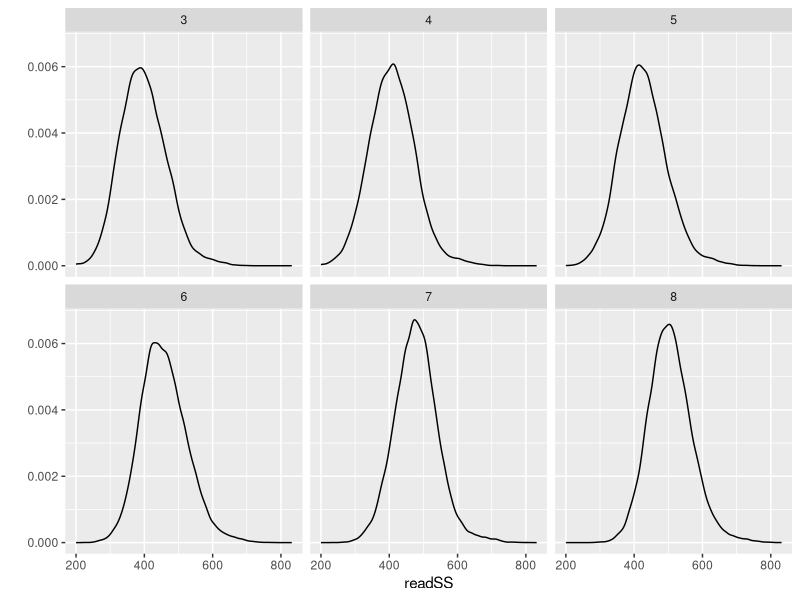
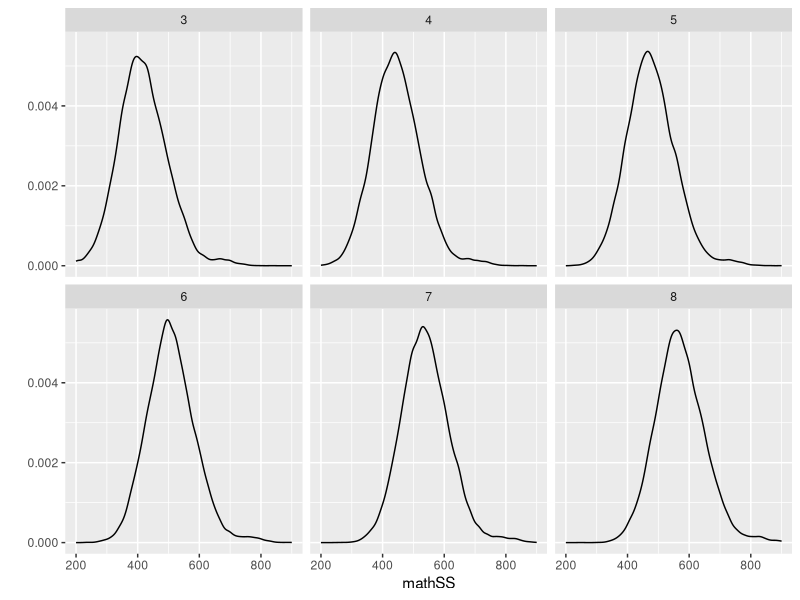

The R source for these figures, in order:
#Simulating mixed effect data
# Jared Knowles
library(ggplot2)

  #########################################################################
  # Function: Create and define proficiency levels
  # Proficiency levels are set to be approximately 40 SS points below the
  # mean at each grade level. Basic levels are set 60 points below proficient.
  # Advanced levels are set 100 points above proficient.
  #########################################################################
proflvl <- function(student)
{

  proflvl3 <- 380
  proflvl4 <- 410
  proflvl5 <- 430
  proflvl6 <- 450
  proflvl7 <- 480
  proflvl8 <- 500

  basiclvl3 <- proflvl3 - 60
  basiclvl4 <- proflvl4 - 60
  basiclvl5 <- proflvl5 - 60
  basiclvl6 <- proflvl6 - 60
  basiclvl7 <- proflvl7 - 60
  basiclvl8 <- proflvl8 - 60

  advlvl3 <- proflvl3 + 100
  advlvl4 <- proflvl4 + 100
  advlvl5 <- proflvl5 + 100
  advlvl6 <- proflvl6 + 100
  advlvl7 <- proflvl7 + 100
  advlvl8 <- proflvl8 + 100

  student$proflvl <- NA

  student <- within(student,
    {
     
      proflvl[grade==3 & readSS >= basiclvl3] <- 'basic'
      proflvl[grade==3 & readSS >= proflvl3] <- 'proficient'
      proflvl[grade==3 & readSS >= advlvl3] <- 'advanced'
      proflvl[is.na(proflvl)] <- 'below basic'
      
      proflvl[grade==4 & readSS >= basiclvl4] <- 'basic'
      proflvl[grade==4 & readSS >= proflvl4] <- 'proficient'
      proflvl[grade==4 & readSS >= advlvl4] <- 'advanced'
      proflvl[is.na(proflvl)] <- 'below basic'
      
      proflvl[grade==5 & readSS >= basiclvl5] <- 'basic'
      proflvl[grade==5 & readSS >= proflvl5] <- 'proficient'
      proflvl[grade==5 & readSS >= advlvl5] <- 'advanced'
      proflvl[is.na(proflvl)] <- 'below basic'
      
      proflvl[grade==6 & readSS >= basiclvl6] <- 'basic'
      proflvl[grade==6 & readSS >= proflvl6] <- 'proficient'
      proflvl[grade==6 & readSS >= advlvl6] <- 'advanced'
      proflvl[is.na(proflvl)] <- 'below basic'
      
      proflvl[grade==7 & readSS >= basiclvl7] <- 'basic'
      proflvl[grade==7 & readSS >= proflvl7] <- 'proficient'
      proflvl[grade==7 & readSS >= advlvl7] <- 'advanced'
      proflvl[is.na(proflvl)] <- 'below basic'
      
      proflvl[grade==8 & readSS >= basiclvl8] <- 'basic'
      proflvl[grade==8 & readSS >= proflvl8] <- 'proficient'
      proflvl[grade==8 & readSS >= advlvl8] <- 'advanced'
      proflvl[is.na(proflvl)] <- 'below basic'
      
      proflvl <- as.factor(proflvl)
      
    })
  return(student)
}

  #########################################################################
  # Function: Create a simulated reading scale score
  #########################################################################
set.seed(6283)
simscoreread <- function(student)
{
  student<-within(student,
      {
        measerr <- rnorm(length(student$stuid),0,20)
        
        readSS <- ((rnorm(1,mean=14,sd=20)+rweibull(1,shape=9,scale=6))*white)+
        ((rnorm(1,mean=-20,sd=20)+rweibull(1,shape=3,scale=7))*black)+
        ((rnorm(1,mean=-14,sd=20)+rweibull(1,shape=5,scale=9))*hisp)+
        ((rnorm(1,mean=-4,sd=20)+rweibull(1,shape=9,scale=6))*asian)+
        ((rnorm(1,mean=-14,sd=20)+rweibull(1,shape=2,scale=8))*indian)+
        ((rnorm(1,mean=8,sd=20)+rweibull(1,shape=6,scale=5))*female)+
        ((rnorm(1,mean=-24,sd=30)+rweibull(1,shape=2,scale=6))*disab)+
        ((rnorm(1,mean=-18,sd=20)+rweibull(1,shape=5,scale=6))*econ)+
        ((rnorm(1,mean=-16,sd=20)+rweibull(1,shape=3,scale=6))*ell)+
        ((rnorm(1,mean=20,sd=7)+rexp(1,rate=rnorm(1,mean=.5,sd=.2)))*grade)+
        ((rnorm(1,mean=8,sd=20)-rweibull(1,shape=1,scale=6))*sch_fay)+
        ((rnorm(1,mean=14,sd=20)-rweibull(1,shape=1,scale=6))*dist_fay)+
        rnorm(1,mean=rnorm(1,mean=0,sd=100),sd=60)+rweibull(1,shape=1,scale=100)+ability+
        ((rnorm(1,mean=30,sd=5)*luck))+((rnorm(1,mean=2,sd=.2)*teachq))-120
        
        readSS<-readSS+measerr
        
        ## Add in school effects
        readSS <- readSS + ((rnorm(1,mean=10,sd=20)+rweibull(1,shape=3,scale=6))*schoolhigh)
        readSS <- readSS + ((rnorm(1,mean=0,sd=20)+rweibull(1,shape=3,scale=6))*schoolavg)
        readSS <- readSS + ((rnorm(1,mean=-10,sd=20)+rweibull(1,shape=3,scale=6))*schoollow)
        
        readSS[readSS>900]<-900
        readSS[readSS<200]<-200
      })
}

  #########################################################################
  # Function: Create a simulated math scale score
  #########################################################################
simscoremath <- function(student)
{
  student<-within(student,
      {
        measerr <- rnorm(length(student$stuid),0,20)
        
        mathSS<-((rnorm(1,mean=16,sd=20)+rweibull(1,shape=9,scale=6))*white)+
        ((rnorm(1,mean=-14,sd=20)+rweibull(1,shape=3,scale=7))*black)+
        ((rnorm(1,mean=-12,sd=20)+rweibull(1,shape=5,scale=9))*hisp)+
        ((rnorm(1,mean=-4,sd=20)+rweibull(1,shape=9,scale=6))*asian)+
        ((rnorm(1,mean=-10,sd=20)+rweibull(1,shape=2,scale=8))*indian)+
        ((rnorm(1,mean=8,sd=20)+rweibull(1,shape=6,scale=5))*female)+
        ((rnorm(1,mean=-29,sd=30)+rweibull(1,shape=2,scale=6))*disab)+
        ((rnorm(1,mean=-20,sd=20)+rweibull(1,shape=5,scale=6))*econ)+
        ((rnorm(1,mean=-12,sd=20)+rweibull(1,shape=3,scale=6))*ell)+
        ((rnorm(1,mean=20,sd=7)+rexp(1,rate=rnorm(1,mean=.5,sd=.2)))*grade)+
        ((rnorm(1,mean=7,sd=20)-rweibull(1,shape=1,scale=6))*sch_fay)+
        ((rnorm(1,mean=2,sd=20)-rweibull(1,shape=1,scale=6))*dist_fay)+
        rnorm(1,mean=rnorm(1,mean=0,sd=100),sd=60)+rweibull(1,shape=1,scale=100)+ability+
        ((rnorm(1,mean=20,sd=5)*luck))+((rnorm(1,mean=2,sd=.2)*teachq))-120
        
        mathSS<-mathSS+measerr

        ## Add in school effects
        mathSS <- mathSS + ((rnorm(1,mean=10,sd=20)+rweibull(1,shape=3,scale=6))*schoolhigh)
        mathSS <- mathSS + ((rnorm(1,mean=0,sd=20)+rweibull(1,shape=3,scale=6))*schoolavg)
        mathSS <- mathSS + ((rnorm(1,mean=-10,sd=20)+rweibull(1,shape=3,scale=6))*schoollow)
         
        mathSS[mathSS>900]<-900
        mathSS[mathSS<200]<-200
      })  

return(student)
}
  
  #########################################################################
  # Function: Draw some plots of the simulated data set
  #########################################################################
# 
simdiagread<-function(student)
{
  qplot(readSS,geom='density',data=student)+facet_wrap(~grade)
}
simdiagmath<-function(student)
{
  qplot(mathSS,geom='density',data=student)+facet_wrap(~grade)
}

# Create a data frame
  
  commonnames<-c('stuid','school','dist','cesa','year','female','grade','econ','disab','ell',
               'loc','age','readSS','readRS','mathSS','mathRS','dist_fay','sch_fay','Rprof',
               'Rproflvl','Mprof','Mproflvl')

stuid<-seq(1,150000,by=1)
grade<-rep(c(3,4,5,6,7,8),length.out=150000)
student<-cbind(stuid,grade)
student<-as.data.frame(student)
student$schid<-rep(c(seq(1,500)),length.out=150000)
student$dist<-rep(c(seq(3,120,by=3)),length.out=150000)
student$white<-rbinom(150000,1,.45)
student$black<-0
student$black[student$white==0]<-rbinom(100000,1,.75)
student$hisp<-0
student$hisp[student$white==0 & student$black==0]<-rbinom(100000,1,.8)
student$indian<-0
student$indian[student$white==0 & student$black==0 &student$hisp==0]<-rbinom(100000,1,.3)
student$asian<-0
student$asian[student$white==0 & student$black==0 & student$hisp==0]<-1
student$econ<-0
student$econ[student$white==1]<-rbinom(100000,1,.5)
student$econ[student$black==1]<-rbinom(100000,1,.9)
student$econ[student$hisp==1]<-rbinom(100000,1,.8)
student$econ[student$asian==1]<-rbinom(100000,1,.66)
student$econ[student$indian==1]<-rbinom(100000,1,.66)
student$female<-0
student$female<-rbinom(150000,1,.505)
student$ell<-0
student$ell[student$hisp==1]<-rbinom(100000,1,.88)
student$ell[student$white==1]<-rbinom(100000,1,.05)
student$ell[student$black==1]<-rbinom(100000,1,.05)
student$ell[student$asian==1]<-rbinom(100000,1,.73)
student$ell[student$indian==1]<-rbinom(100000,1,.02)
student$disab<-0
student$disab[student$white==1]<-rbinom(100000,1,.1)
student$disab[student$black==1]<-rbinom(1000000,1,.22)
student$disab[student$hisp==1]<-rbinom(1000000,1,.195)
student$disab[student$asian==1]<-rbinom(100000,1,.14)
student$disab[student$indian==1]<-rbinom(100000,1,.19)
student$sch_fay<-0
student$sch_fay[student$econ==1]<-rbinom(200000,1,.15)
student$sch_fay[student$econ==0]<-rbinom(200000,1,.05)
student$dist_fay<-0
student$dist_fay[student$sch_fay==1]<-rbinom(200000,1,.2)
student$luck<-rbinom(150000,1,.2)
student$ability<-rnorm(150000,mean=100,sd=10)
student$measerr<-rweibull(150000,shape=3,scale=100)
student$teachq[student$econ==1 & student$black==1]<-rnorm(200000,mean=40,sd=20)
student$teachq[student$econ==0 & student$black==1]<-rnorm(200000,mean=70,sd=20)
student$teachq[student$econ==1 & student$white==1]<-rnorm(200000,mean=60,sd=15)
student$teachq[student$econ==0 & student$white==1]<-rnorm(200000,mean=85,sd=20)
student$teachq[student$econ==1 & student$asian==1]<-rnorm(200000,mean=50,sd=20)
student$teachq[student$econ==0 & student$asian==1]<-rnorm(200000,mean=85,sd=20)
student$teachq[student$econ==1 & student$hisp==1]<-rnorm(200000,mean=55,sd=20)
student$teachq[student$econ==0 & student$hisp==1]<-rnorm(200000,mean=75,sd=20)
student$year <- '2000'
student$attday[student$econ==1 & student$black==1] <- round(rpois(200000, 140) - rnorm(200000,mean=0, sd=8))
student$attday[student$econ==0 & student$black==1] <- round(rpois(200000, 155) - rnorm(200000,mean=0, sd=5))
student$attday[student$econ==1 & student$white==1] <- round(rpois(200000, 155) - rnorm(200000,mean=0,sd=5))
student$attday[student$econ==0 & student$white==1] <- round(rpois(200000, 170) - rnorm(200000,mean=0,sd=3))
student$teachq[student$econ==1 & student$asian==1] <- round(rpois(200000, 160) - rnorm(200000,mean=0,sd=10))
student$attday[student$econ==0 & student$asian==1] <- round(rpois(200000, 170) - rnorm(200000,mean=0,sd=4))
student$attday[student$econ==1 & student$hisp==1] <- round(rpois(200000, 140) - rnorm(200000,mean=0,sd=5))
student$attday[student$econ==0 & student$hisp==1] <- round(rpois(200000, 160) - rnorm(200000,mean=0,sd=5))
student$attday[student$attday > 180] <- 180

#########################################################################
# Create schools and districts, and assign students to schools and districts.
#########################################################################

student$school <- NA 
student$schoolscore<-NA

student<-within(student,
    {
      schoolscore<-((rnorm(1,mean=14,sd=20)+rweibull(1,shape=9,scale=6))*white)+
      ((rnorm(1,mean=-20,sd=20)+rweibull(1,shape=3,scale=7))*black)+
      ((rnorm(1,mean=-14,sd=20)+rweibull(1,shape=5,scale=9))*hisp)+
      ((rnorm(1,mean=-4,sd=20)+rweibull(1,shape=9,scale=6))*asian)+
      ((rnorm(1,mean=-14,sd=20)+rweibull(1,shape=2,scale=8))*indian)+
      ((rnorm(1,mean=8,sd=20)+rweibull(1,shape=6,scale=5))*female)+
      ((rnorm(1,mean=-24,sd=30)+rweibull(1,shape=2,scale=6))*disab)+
      ((rnorm(1,mean=-18,sd=20)+rweibull(1,shape=5,scale=6))*econ)+
      ((rnorm(1,mean=-16,sd=20)+rweibull(1,shape=3,scale=6))*ell)+
      ((rnorm(1,mean=20,sd=7)+rexp(1,rate=rnorm(1,mean=.5,sd=.2)))*grade)+
      ((rnorm(1,mean=-8,sd=20)-rweibull(1,shape=1,scale=6))*sch_fay)+
      ((rnorm(1,mean=14,sd=20)-rweibull(1,shape=1,scale=6))*dist_fay)
                         
})

PROBS <- runif(1000, 0.01, 1.0)
PROBS <- c(PROBS,1)

quants <- quantile(student$schoolscore, probs = PROBS )
quants <- as.data.frame(quants)
quants$quant <- quants$quants
quants$quants <- NULL
quants <- quants[order(quants$quant) , ]
quants <- as.data.frame(quants)

## Assign to schools
  i <- 1
  while(i < length(quants$quants))
  {
    student$school[student$schoolscore <= quants$quants[i] &
                   is.na(student$school)] <- i
    i <- i+1
  }

student$school[is.na(student$school)] <- 1000

## Assign to districts, currently set to 25 districts total
schools <- unique(student$school)
schools <- as.data.frame(schools)
schools$school <- schools$schools
schools$schools <- NULL
schools$district<-rep(c(1:25),length.out=length(unique(schools$school)))

# Assign school quality values to schools
# 15% of schools will be high quality schools
schools$schoolhigh <- rbinom(length(schools$school),1,.15)
# 75% of the remaining schools will be average quality schools
schools$schoolavg[schools$schoolhigh == 1] <- 0
schools$schoolavg[schools$schoolhigh != 1] <- rbinom(length(schools$school),1,.75)
# all the rest will be low quality
schools$schoollow <- 0
schools$schoollow[schools$schoolavg == 0 & schools$schoolhigh == 0] <- 1

student <- merge(student,schools,by="school")

#########################################################################
# Create one year of simulated test scores.
#########################################################################

set.seed(55)
student <- simscoreread(student)
  simdiagread(student)

set.seed(1)
student <- simscoremath(student)
  simdiagmath(student)

## Assign proficiency levels

student$attFactor <- runif(nrow(student), min = .0005, max = 0.1)
student$attFactor2 <- runif(nrow(student), min = .001, max = 0.15)^2
student$readSS <- student$readSS + (student$attFactor * student$attday) + 
  (student$attFactor2 * student$attday^2)
  
student$attFactor <- runif(nrow(student), min = .0005, max = 0.1)
student$attFactor2 <- runif(nrow(student), min = .001, max = 0.15)^2
student$mathSS <- student$mathSS + (student$attFactor * student$attday) + 
  (student$attFactor2 * student$attday^2)
student$attFactor <- NULL
student$attFactor2 <- NULL

student <- proflvl(student)

#########################################################################
# Create more years of data.
# This can currently support up to 5 more years of data.
#########################################################################

number_of_years <- 3
student_new <- student
student_long <- student
i <- 1

while(i <= number_of_years)
{

    ## Copy original data frame
    student_temp <- student_new
    
    ## Move 9th graders back to 3rd grade
    student_temp <- within(student_temp, 
        {
            grade <- grade + 1
            grade[grade==9] <- 3
          
        })
    
    ## Assign the new 3rd graders new student ids
    newstud <- subset(student_temp,grade==3,)
    newstud$stuid <- (150000*i) + seq(1,length(newstud$stuid),by=1)
    
    ## Attach the 3rd graders with new ids back onto the main data frame
    student_temp <- subset(student_temp,grade!=3, )
    student_temp <- rbind(student_temp,newstud)
                                      
    student_temp <- within(student_temp, 
        {
            year <- 2000+i
        })

    if(i==1)
      set.seed(1)
    else if(i==2)
      set.seed(450)
    else if(i==3)
      set.seed(10027)
    else if(i==4)
      set.seed(6283)
    else if(i==5)
      set.seed(36)                 
    student_temp <- simscoreread(student_temp)

    if(i==1)
      set.seed(10027)
    else if(i==2)
      set.seed(6283)
    else if(i==3)
      set.seed(36)
    else if(i==4)
      set.seed(1)
    else if(i==5)
      set.seed(450)
    student_temp <- simscoremath(student_temp)
      
  ## Break off the students who weren't assigned a reading score
  ## and give them a reading score
  student_temp2 <- subset(student_temp,is.na(readSS), )
  student_temp <- subset(student_temp,!is.na(readSS), ) 
      if(i==1)
        set.seed(1)
      else if(i==2)
        set.seed(450)
      else if(i==3)
        set.seed(10027)
      else if(i==4)
        set.seed(6283)
      else if(i==5)
        set.seed(36)
      student_temp2 <- simscoreread(student_temp2)
 
  ## Put them back on to the main temporary data frame        
  student_temp <- rbind(student_temp,student_temp2)
                                
  ## Assign proficiency levels                              
  student_temp <- proflvl(student_temp)                                                        
    
  ## Merge the temporary data frame onto the main big data frame                              
  student_long <- rbind(student_long,student_temp)    
      
  student_new <- student_temp
  i <- i + 1   
}

student_long$race[student_long$white==1]<-'W'
student_long$race[student_long$asian==1]<-'A'
student_long$race[student_long$black==1]<-'B'
student_long$race[student_long$hisp==1]<-'H'
student_long$race[student_long$indian==1]<-'I'
student_long$race<-factor(student_long$race,levels=c('W','B','H','I','A'))


#student_wide <- reshape(student_long,timevar="year",idvar="stuid",direction="wide")

rm(quants,newstud,student,student_new,student_temp,student_temp2,
   PROBS,commonnames,grade,number_of_years,stuid,i)
